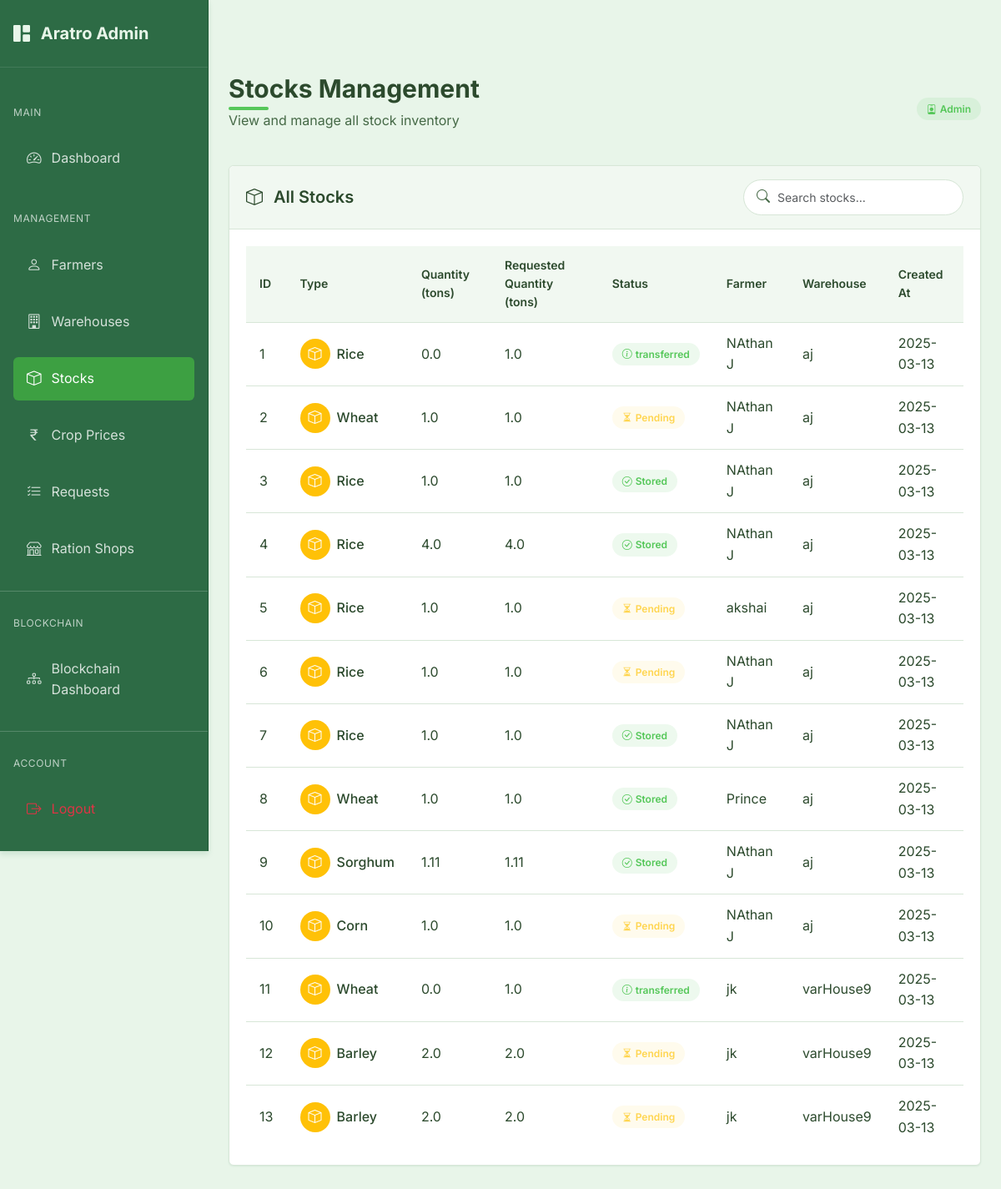
Page /admin/stocks (signed in) on the committed database.
### models.py (models this page shows, shortened)
class Stock(db.Model):
    id = db.Column(db.Integer, primary_key=True, autoincrement=True)
    type = db.Column(db.String(100), nullable=False)
    quantity = db.Column(db.Float, nullable=False)
    requested_quantity = db.Column(db.Float, nullable=False)  # Original requested quantity
    status = db.Column(db.String(20), nullable=False, default='pending')  # pending, stored, rejected
    farmer_id = db.Column(db.Integer, db.ForeignKey('farmer.id'), nullable=False)
    warehouse_id = db.Column(db.Integer, db.ForeignKey('warehouse.id'), nullable=False)
    created_at = db.Column(db.DateTime, nullable=False, default=datetime.utcnow)
    updated_at = db.Column(db.DateTime, nullable=False, default=datetime.utcnow, onupdate=datetime.utcnow)
    blockchain_id = db.Column(db.Integer, nullable=True)  # ID on the blockchain
    blockchain_tx_hash = db.Column(db.String(66), nullable=True)  # Transaction hash on the blockchain

class Farmer(db.Model):
    id = db.Column(db.Integer, primary_key=True, autoincrement=True)
    user_id = db.Column(db.Integer, db.ForeignKey('user.id'), nullable=False)
    name = db.Column(db.String(100), nullable=False)
    address = db.Column(db.String(200), nullable=False)
    aadhar_number = db.Column(db.String(12), unique=True, nullable=False)  # Exactly 12 digits
    phone_number = db.Column(db.String(10), nullable=False)  # Exactly 10 digits
    eth_address = db.Column(db.String(42), unique=True, nullable=True)  # Ethereum address for blockchain
    stocks = db.relationship('Stock', backref='farmer', lazy=True)

class Warehouse(db.Model):
    id = db.Column(db.Integer, primary_key=True, autoincrement=True)
    user_id = db.Column(db.Integer, db.ForeignKey('user.id'), nullable=False)
    manager_name = db.Column(db.String(100), nullable=False)
    name = db.Column(db.String(100), nullable=False)
    location = db.Column(db.String(200))
    latitude = db.Column(db.Float)
    longitude = db.Column(db.Float)
    phone_number = db.Column(db.String(20))
    warehouse_type = db.Column(db.String(20))  # 'private' or 'government'
    capacity = db.Column(db.Float)  # in tons
    available_space = db.Column(db.Float)  # in tons
    eth_address = db.Column(db.String(42), unique=True, nullable=True)  # Ethereum address for blockchain
    stocks = db.relationship('Stock', backref='warehouse', lazy=True)

### routes.py (the view)
@admin.route('/stocks')
@admin_required
def stocks():
    stocks = Stock.query.all()
    return render_template('admin/stocks.html', stocks=stocks)

### app.py (called while the page is built)
@login_manager.user_loader
def load_user(user_id):
    try:
        if user_id.startswith('admin_'):
            admin_id = int(user_id.split('_')[1])
            return Admin.query.get(admin_id)
        else:
            return User.query.get(int(user_id))
    except Exception as e:
        logger.error(f"Error loading user: {e}")
        return None

@app.teardown_request
def teardown_request(exception=None):
    if exception:
        try:
            db.session.rollback()
            logger.warning(f"Transaction rolled back due to exception: {str(exception)}")
        except Exception as e:
            logger.error(f"Error during rollback: {str(e)}")
    try:
        db.session.rollback()
        db.session.remove()
    except Exception as e:
        logger.error(f"Error removing session: {str(e)}")

### models.py (called while the page is built)
    def get_id(self):
        return f"admin_{self.id}"

    def __repr__(self):
        return f'<Admin {self.email}>'

### routes.py (called while the page is built)
@admin.context_processor
def inject_admin_data():
    admin_data = {'current_user': current_user}
    if current_user.is_authenticated:
        admin_user = Admin.query.get(current_user.id)
        if admin_user:
            admin_data['admin_user'] = admin_user
    return admin_data

### templates/admin/stocks.html (shortened to what this page needs)
{% extends "admin/base_admin.html" %}
{% block admin_content %}
<div class="page-header d-flex justify-content-between align-items-center">
    <div>
        <h1 class="page-title">Stocks Management</h1>
        <p class="page-subtitle">View and manage all stock inventory</p>
    </div>
    <div>
        <span class="admin-badge admin-badge-primary">
            <i class="bi bi-person-badge me-1"></i>
            Admin
        </span>
    </div>
</div>
<div class="admin-card">
    <div class="admin-card-header">
        <h5 class="admin-card-title">
            <i class="bi bi-box me-2"></i>
            All Stocks
        </h5>
        <div class="search-input">
            <i class="bi bi-search"></i>
            <input type="text" id="stockSearch" class="form-control form-control-sm" placeholder="Search stocks...">
        </div>
    </div>
    <div class="admin-card-body">
        <div class="table-responsive">
            <table class="admin-table" id="stocksTable">
                <thead>
                    <tr>
                        <th>ID</th>
                        <th>Type</th>
                        <th>Quantity (tons)</th>
                        <th>Requested Quantity (tons)</th>
                        <th>Status</th>
                        <th>Farmer</th>
                        <th>Warehouse</th>
                        <th>Created At</th>
                    </tr>
                </thead>
                <tbody>
                    {% if stocks %}
                        {% for stock in stocks %}
                            <tr>
                                <td>{{ stock.id }}</td>
                                <td>
                                    <div class="d-flex align-items-center">
                                        <div class="avatar-circle bg-warning text-white d-flex align-items-center justify-content-center me-2" style="width: 36px; height: 36px; border-radius: 50%;">
                                            <i class="bi bi-box"></i>
                                        </div>
                                        <div>
                                            <span class="fw-medium">{{ stock.type }}</span>
                                        </div>
                                    </div>
                                </td>
                                <td>{{ stock.quantity }}</td>
                                <td>{{ stock.requested_quantity }}</td>
                                <td>
                                    {% if stock.status == 'pending' %}
                                        <span class="admin-badge admin-badge-warning">
                                            <i class="bi bi-hourglass-split me-1"></i>
                                            Pending
                                        </span>
                                    {% elif stock.status == 'stored' %}
                                        <span class="admin-badge admin-badge-success">
                                            <i class="bi bi-check-circle me-1"></i>
                                            Stored
                                        </span>
                                    {% elif stock.status == 'rejected' %}
                                        <span class="admin-badge admin-badge-danger">
                                            <i class="bi bi-x-circle me-1"></i>
                                            Rejected
                                        </span>
                                    {% else %}
                                        <span class="admin-badge admin-badge-primary">
                                            <i class="bi bi-info-circle me-1"></i>
                                            {{ stock.status }}
                                        </span>
                                    {% endif %}
                                </td>
                                <td>{{ stock.farmer.name }}</td>
                                <td>{{ stock.warehouse.name }}</td>
                                <td>{{ stock.created_at.strftime('%Y-%m-%d') }}</td>
                            </tr>
                        {% endfor %}
                    {% endif %}
                </tbody>
            </table>
        </div>
    </div>
</div>
{% endblock %}

### static/css/style.css (style rules this page uses)
:root { --primary-color: #55c759; --primary-dark: #3da042; --primary-light: #7ed681; --secondary-color: #358856; --secondary-dark: #246b3d; --secondary-light: #4a9d6a; --accent-1: #92d275; --accent-2: #6ab04c; --accent-3: #437c2d; --background-color: #e8f5e9; --surface-color: #f1f8f1; --surface-hover: #e1efe1; --text-primary: #2c4a2d; --text-secondary: #456946; --text-light: #588559; --success-color: #55c759; --error-color: #e57373; --error-color-rgb: 229, 115, 115; --warning-color: #ffd54f; --info-color: #4db6ac; --border-color: #d7e6d7; --border-radius: 0.375rem; --shadow-sm: 0 1px 2px rgba(53, 136, 86, 0.1); --shadow-md: 0 4px 6px rgba(53, 136, 86, 0.15); --shadow-lg: 0 10px 15px rgba(53, 136, 86, 0.2); --spacing-xs: 0.25rem; --spacing-sm: 0.5rem; --spacing-md: 1rem; --spacing-lg: 1.5rem; --spacing-xl: 2rem; --font-family: 'Inter', system-ui, -apple-system, BlinkMacSystemFont, 'Segoe UI', Roboto, Oxygen, Ubuntu, Cantarell, 'Open Sans', 'Helvetica Neue', sans-serif; }
* { margin: 0; padding: 0; box-sizing: border-box; }
body { font-family: var(--font-family); background-color: var(--background-color); color: var(--text-primary); line-height: 1.6; min-height: 100vh; }
h1, h2, h3, h4, h5, h6 { margin-bottom: var(--spacing-md); color: var(--text-primary); font-weight: 600; }
h1 { font-size: 1.875rem; position: relative; display: inline-block; margin-bottom: 1.5rem; }
h1::after { content: ''; position: absolute; bottom: -0.5rem; left: 0; width: 3rem; height: 0.25rem; background: var(--primary-color); border-radius: 0.125rem; }
.form-control { width: 100%; padding: 0.625rem 0.75rem; border: 1px solid var(--border-color); border-radius: var(--border-radius); font-family: var(--font-family); font-size: 0.95rem; transition: border-color 0.2s, box-shadow 0.2s; background-color: var(--surface-color); }
body { font-family: var(--font-family); background-color: var(--background-color); color: var(--text-primary); line-height: 1.6; padding-top: 4rem; min-height: 100vh; }

### rows in the picture
Stock: id "1", type "Rice", quantity "0.0", requested_quantity "1.0", status "transferred", farmer.name "NAthan J", warehouse.name "aj", created_at "2025-03-13"
Stock: id "2", type "Wheat", quantity "1.0", requested_quantity "1.0", status "pending" (drawn), farmer.name "NAthan J", warehouse.name "aj", created_at "2025-03-13"
Stock: id "3", type "Rice", quantity "1.0", requested_quantity "1.0", status "stored" (drawn), farmer.name "NAthan J", warehouse.name "aj", created_at "2025-03-13"
Stock: id "4", type "Rice", quantity "4.0", requested_quantity "4.0", status "stored" (drawn), farmer.name "NAthan J", warehouse.name "aj", created_at "2025-03-13"
Stock: id "5", type "Rice", quantity "1.0", requested_quantity "1.0", status "pending" (drawn), farmer.name "akshai", warehouse.name "aj", created_at "2025-03-13"
Stock: id "6", type "Rice", quantity "1.0", requested_quantity "1.0", status "pending" (drawn), farmer.name "NAthan J", warehouse.name "aj", created_at "2025-03-13"
Stock: id "7", type "Rice", quantity "1.0", requested_quantity "1.0", status "stored" (drawn), farmer.name "NAthan J", warehouse.name "aj", created_at "2025-03-13"
Stock: id "8", type "Wheat", quantity "1.0", requested_quantity "1.0", status "stored" (drawn), farmer.name "Prince", warehouse.name "aj", created_at "2025-03-13"
Stock: id "9", type "Sorghum", quantity "1.11", requested_quantity "1.11", status "stored" (drawn), farmer.name "NAthan J", warehouse.name "aj", created_at "2025-03-13"
Stock: id "10", type "Corn", quantity "1.0", requested_quantity "1.0", status "pending" (drawn), farmer.name "NAthan J", warehouse.name "aj", created_at "2025-03-13"
Stock: id "11", type "Wheat", quantity "0.0", requested_quantity "1.0", status "transferred", farmer.name "jk", warehouse.name "varHouse9", created_at "2025-03-13"
Stock: id "12", type "Barley", quantity "2.0", requested_quantity "2.0", status "pending" (drawn), farmer.name "jk", warehouse.name "varHouse9", created_at "2025-03-13"
Stock: id "13", type "Barley", quantity "2.0", requested_quantity "2.0", status "pending" (drawn), farmer.name "jk", warehouse.name "varHouse9", created_at "2025-03-13"
